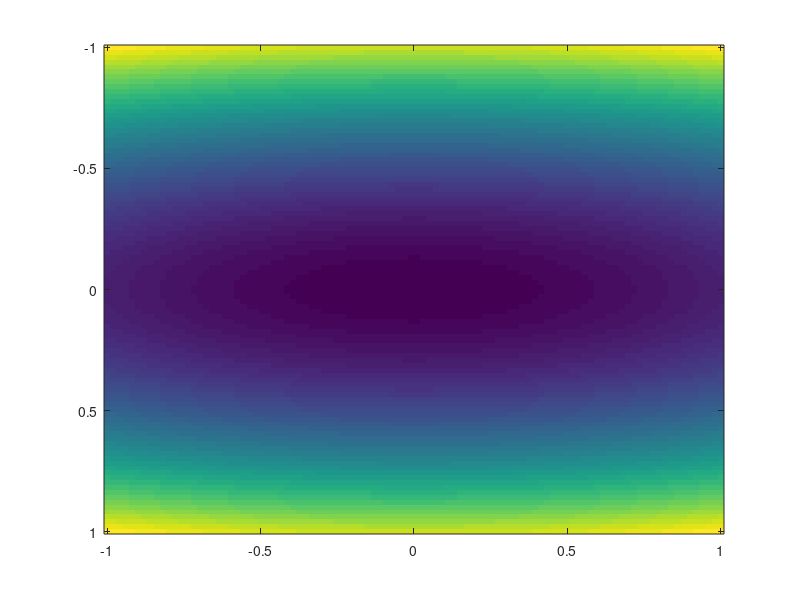
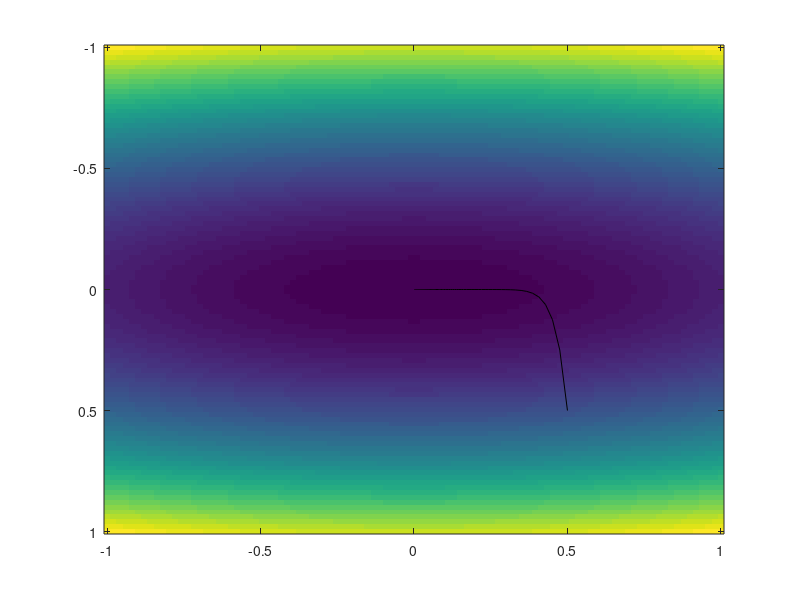
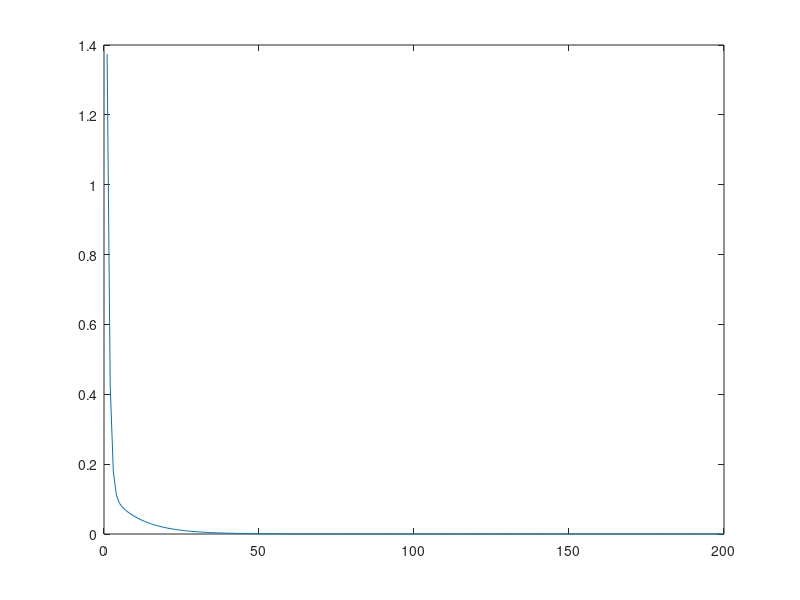
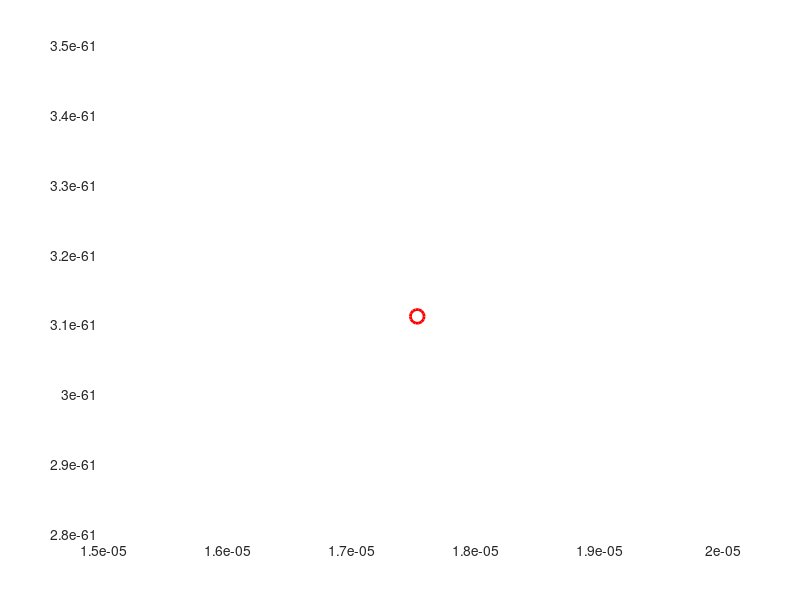

MATLAB code to generate these figures, in order:
%Gradient descent to function
eta=10;
f=@(x)(0.5*x(1)^2+0.5*eta*x(2)^2); % funkcja
t=linspace(-1,1,100);
[u,v]=meshgrid(t,t); % Tworzymy siatke i F oblicza wartosci na siatce
F=0.5*u.^2+0.5*eta*v.^2; % Wartość funkcji F jest obliczana dla każdego punktu (u, v)
imagesc(t,t,F);

gradF=@(x)[x(1),eta*x(2)]; %gradF(x) zwraca gradient funkcji f w punkcie x
x=[0.5,0.5]; % punkt startowy
niter=200; % liczba iteracji
tau=0.5/eta;
E=zeros(1,niter); % magazyn dla wartości funkcji
D=zeros(1,niter); % magazyn odległość od rozwiązania
X=zeros(2,niter);  % magazyn punktów pośrednich
for i=1:niter
    X(:,i)=x;
    E(i)=f(x);
    D(i)=norm(x); % norma l2 Euklidesowa do 0,0
    x=x-tau*gradF(x);
end

% 1 jak punkt startowy przemieszcza się w kierunku minimalnej wartości funkcji F
figure
imagesc(t,t,F);
hold on
plot(X(1,:),X(2,:),'k-');

% 2  jak wartość funkcji zmienia się w trakcie kolejnych iteracji
figure
plot(E);

% 3 Ten wykres przedstawia zmianę odległości punktu x od (0.0)
figure
plot(D);

% 4 zaznacza odnalezione minimum:
plot(x(1), x(2), 'ro', 'MarkerSize', 10, 'LineWidth', 2);